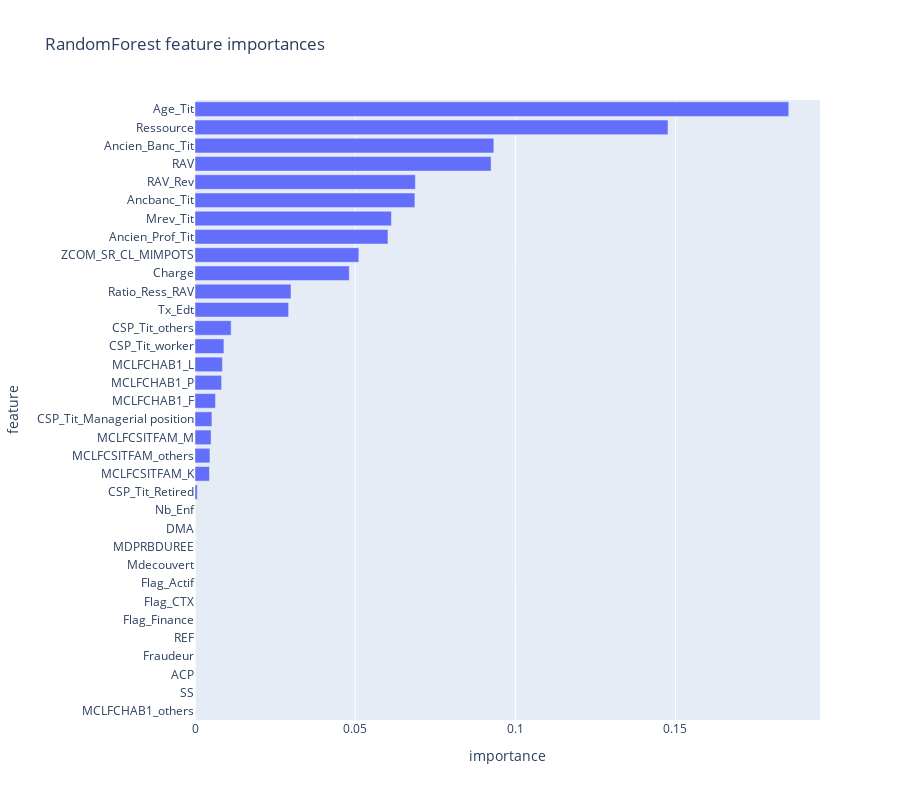

Notebook source saved alongside this figure:
### Code cell
# Importance intégrée RandomForest (feature_importances_)
TARGET_COL = "BP"
X = df_OHE.drop(columns=[TARGET_COL])
y = df_OHE[TARGET_COL]

model = RandomForestClassifier(**rf_params)
model.fit(X, y)

importances = model.feature_importances_
fi_df = (
    pd.DataFrame({
        "feature": X.columns,
        "importance": importances
    })
    .sort_values("importance", ascending=False)
    .reset_index(drop=True)

display(fi_df)
fig = px.bar(fi_df,
             x="importance",
             y="feature",
             orientation="h",
             title="RandomForest feature importances",
             height=800)
fig.update_layout(yaxis=dict(autorange="reversed"))
fig.show()

### Figure 1 — Plotly figure (JSON) as saved in the notebook; plotly's stock layout.template omitted (floating-point values rounded to 4 significant figures)
{"data": [{"hovertemplate": "importance=%{x}<br>feature=%{y}<extra></extra>", "legendgroup": "", "marker": {"color": "#636efa", "pattern": {"shape": ""}}, "name": "", "orientation": "h", "showlegend": false, "textposition": "auto", "type": "bar", "x": [0.1854, 0.1477, 0.0933, 0.09243, 0.06879, 0.06864, 0.06133, 0.06024, 0.05115, 0.04816, 0.02997, 0.02923, 0.01128, 0.00903, 0.008545, 0.008298, 0.006404, 0.005287, 0.005012, 0.004664, 0.004518, 0.0007085, 0.0, 0.0, 0.0, 0.0, 0.0, 0.0, 0.0, 0.0, 0.0, 0.0, 0.0, 0.0], "xaxis": "x", "y": ["Age_Tit", "Ressource", "Ancien_Banc_Tit", "RAV", "RAV_Rev", "Ancbanc_Tit", "Mrev_Tit", "Ancien_Prof_Tit", "ZCOM_SR_CL_MIMPOTS", "Charge", "Ratio_Ress_RAV", "Tx_Edt", "CSP_Tit_others", "CSP_Tit_worker", "MCLFCHAB1_L", "MCLFCHAB1_P", "MCLFCHAB1_F", "CSP_Tit_Managerial position", "MCLFCSITFAM_M", "MCLFCSITFAM_others", "MCLFCSITFAM_K", "CSP_Tit_Retired", "Nb_Enf", "DMA", "MDPRBDUREE", "Mdecouvert", "Flag_Actif", "Flag_CTX", "Flag_Finance", "REF", "Fraudeur", "ACP", "SS", "MCLFCHAB1_others"], "yaxis": "y"}], "layout": {"barmode": "relative", "height": 800, "legend": {"tracegroupgap": 0}, "title": {"text": "RandomForest feature importances"}, "xaxis": {"anchor": "y", "domain": [0, 1], "title": {"text": "importance"}}, "yaxis": {"anchor": "x", "autorange": "reversed", "domain": [0, 1], "title": {"text": "feature"}}}}
